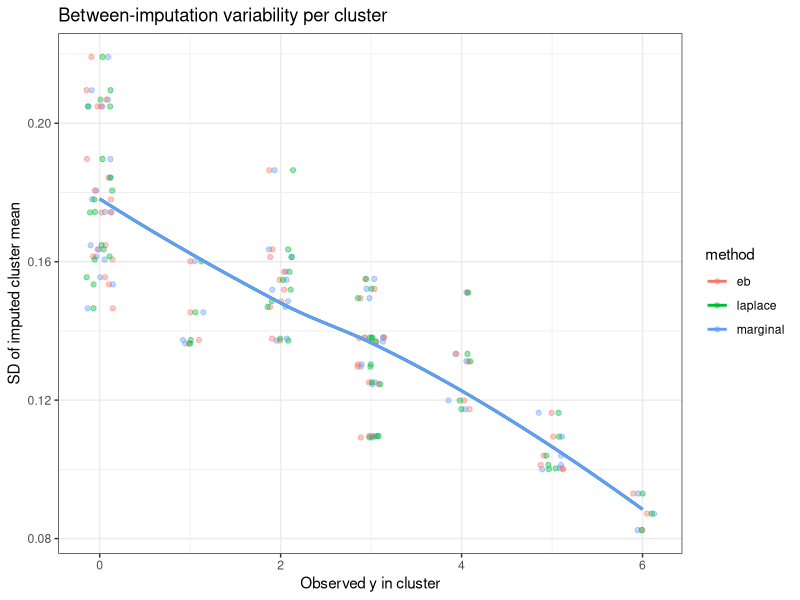
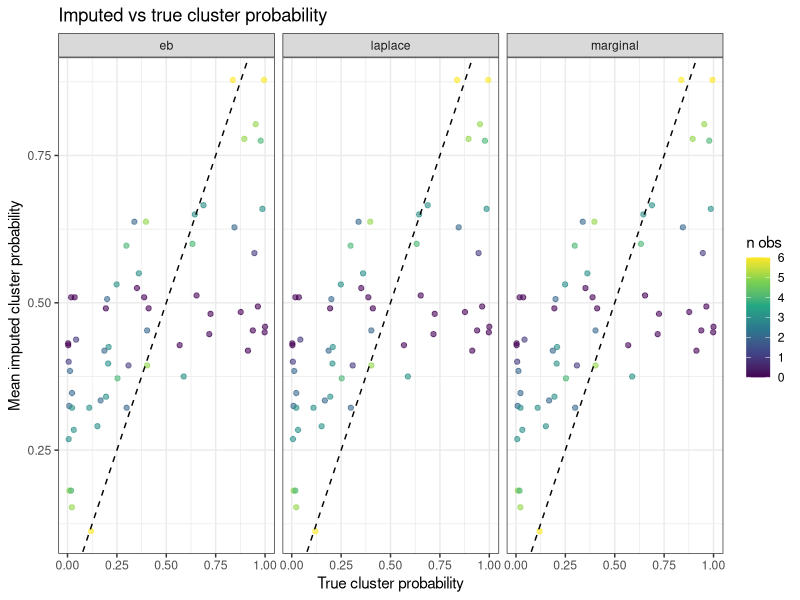

Write the R code that produced these figures, in order.
## ---- chunk 1
knitr::opts_chunk$set(
  collapse = TRUE,
  comment = "#>",
  fig.width = 7,
  fig.height = 4
)
## ---- chunk 2
library(mice)
library(ggplot2)

set.seed(42)

# simulate data
n_clusters    <- 60
n_per_cluster <- 8
sigma_b       <- 3
beta0         <- -0.5
beta1         <-  1.0

cluster <- rep(seq_len(n_clusters), each = n_per_cluster)
x1      <- rnorm(n_clusters * n_per_cluster)
b_true  <- rnorm(n_clusters, 0, sigma_b)
logit   <- beta0 + beta1 * x1 + b_true[cluster]
y       <- rbinom(length(logit), 1, plogis(logit))
dat     <- data.frame(cluster = cluster, x1 = x1, y = y)

# systematic missingness: 30% of clusters have all y missing
sys_cl     <- sample(seq_len(n_clusters), 18)
dat$y_miss <- dat$y
dat$y_miss[dat$cluster %in% sys_cl] <- NA

# sporadic missingness: 60% of remaining observations missing
spor_idx <- which(!is.na(dat$y_miss))
dat$y_miss[sample(spor_idx, round(0.6 * length(spor_idx)))] <- NA

n_obs_per_cluster <- tapply(!is.na(dat$y_miss), dat$cluster, sum)
cat(sprintf(
  "Clusters: %d total, %d systematic (all missing), %d sporadic\n",
  n_clusters, length(sys_cl), n_clusters - length(sys_cl)
))
cat(sprintf(
  "Observed y per sporadic cluster: median %g, range %g-%g\n",
  median(n_obs_per_cluster[n_obs_per_cluster > 0]),
  min(n_obs_per_cluster[n_obs_per_cluster > 0]),
  max(n_obs_per_cluster[n_obs_per_cluster > 0])
))
cat("True proportion:", round(mean(y), 3), "\n")
## ---- chunk 3
pred <- make.predictorMatrix(dat[, c("cluster", "x1", "y_miss")])
pred["y_miss", "cluster"] <- -2
pred["y_miss", "x1"]      <-  1
pred[c("cluster", "x1"), ] <- 0

m     <- 40
maxit <-  2

run_imp <- function(re) suppressWarnings(
  mice(dat[, c("cluster", "x1", "y_miss")],
       method = c("", "", "2l.bin"),
       pred = pred, m = m, maxit = maxit,
       print = FALSE, seed = 1, random.effects = re)
)

imp_marginal <- run_imp("marginal")
imp_eb       <- run_imp("eb")
imp_laplace  <- run_imp("laplace")
## ---- chunk 4
get_cluster_sd <- function(imp, label) {
  vals <- sapply(seq_len(imp$m), function(i) {
    tapply(complete(imp, i)$y_miss, complete(imp, i)$cluster, mean)
  })
  data.frame(
    method    = label,
    n_obs     = as.numeric(n_obs_per_cluster),
    cluster_sd = apply(vals, 1, sd)
  )
}

csds <- rbind(
  get_cluster_sd(imp_marginal, "marginal"),
  get_cluster_sd(imp_eb,       "eb"),
  get_cluster_sd(imp_laplace,  "laplace")
)

ggplot(csds, aes(x = n_obs, y = cluster_sd, colour = method)) +
  geom_jitter(alpha = 0.4, width = 0.15) +
  geom_smooth(se = FALSE, method = "loess", span = 1.2) +
  labs(x = "Observed y in cluster", y = "SD of imputed cluster mean",
       title = "Between-imputation variability per cluster") +
  theme_bw()
## ---- chunk 5
true_cluster_p <- tapply(plogis(logit), cluster, mean)

get_bias <- function(imp, label) {
  mean_imp <- rowMeans(sapply(seq_len(imp$m), function(i) {
    tapply(complete(imp, i)$y_miss, complete(imp, i)$cluster, mean)
  }))
  data.frame(
    method   = label,
    true_p   = true_cluster_p,
    imp_mean = mean_imp,
    n_obs    = as.numeric(n_obs_per_cluster)
  )
}

bias <- rbind(
  get_bias(imp_marginal, "marginal"),
  get_bias(imp_eb,       "eb"),
  get_bias(imp_laplace,  "laplace")
)

ggplot(bias, aes(x = true_p, y = imp_mean, colour = n_obs)) +
  geom_point(alpha = 0.6) +
  geom_abline(slope = 1, intercept = 0, linetype = "dashed") +
  facet_wrap(~method) +
  scale_colour_viridis_c(name = "n obs") +
  labs(x = "True cluster probability", y = "Mean imputed cluster probability",
       title = "Imputed vs true cluster probability") +
  theme_bw()
